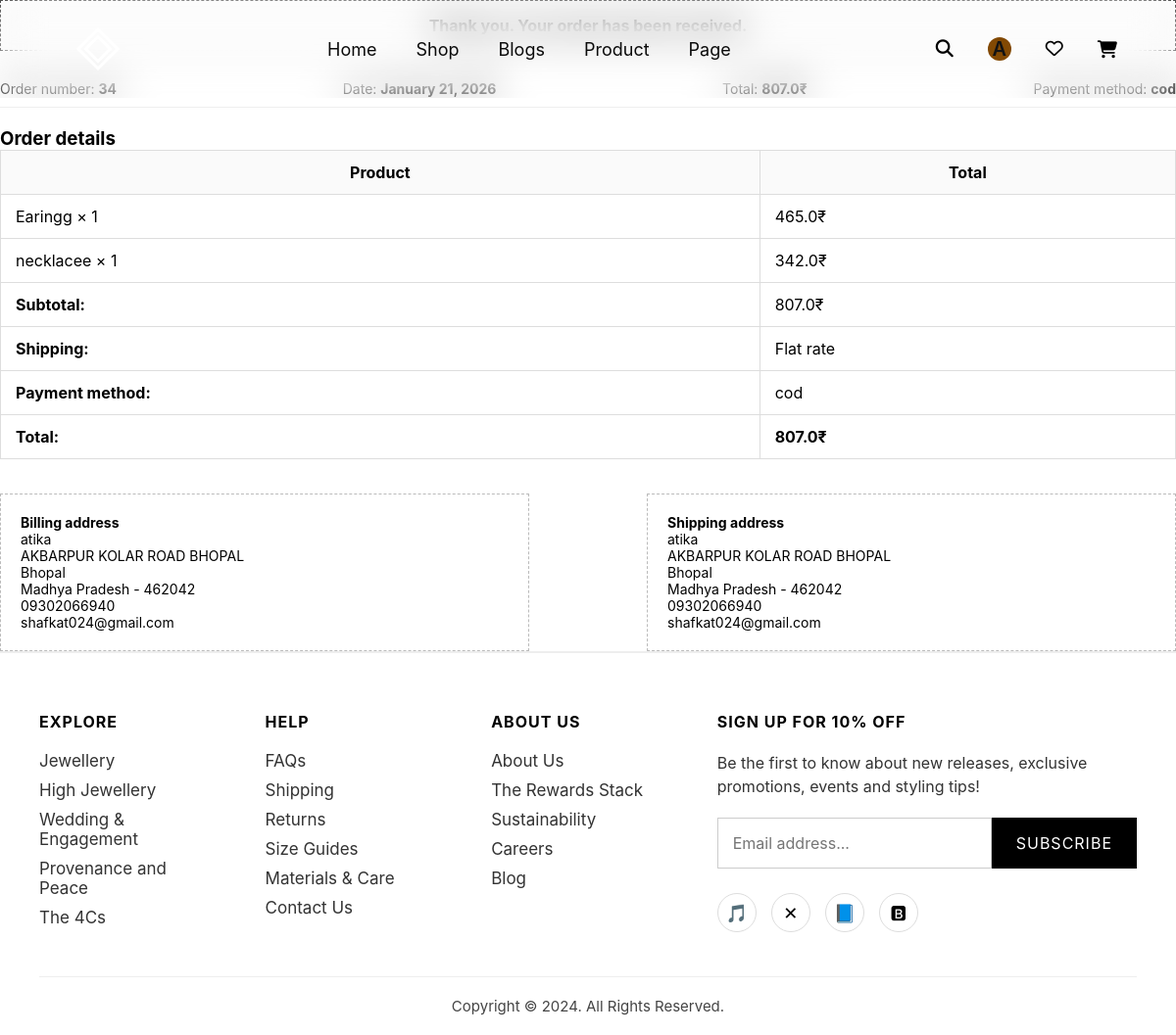
Screenshot of /order-success/34/ (signed in) with the database file from the repository.
### app/models.py (models this page shows, shortened)
class Order(models.Model):
    PAYMENT_CHOICES = (
        ("cod", "Cash on Delivery"),
        ("razorpay", "Razorpay"),
        ("paypal", "PayPal"),
    )
    STATUS_CHOICES = (
        ("pending", "Pending"),
        ("processing", "Processing"),
        ("shipped", "Shipped"),
        ("delivered", "Delivered"),
        ("cancelled", "Cancelled"),
    )
    user = models.ForeignKey(User, on_delete=models.SET_NULL, null=True, blank=True)
    full_name = models.CharField(max_length=200)
    email = models.EmailField()
    phone = models.CharField(max_length=20)
    address = models.TextField()
    city = models.CharField(max_length=100)
    state = models.CharField(max_length=100)
    pincode = models.CharField(max_length=10)
    notes = models.TextField(blank=True, null=True)
    payment_method = models.CharField(
        max_length=50,
        choices=PAYMENT_CHOICES,
        default="cod"
    )
    total_amount = models.FloatField()
    status = models.CharField(
        max_length=20,
        choices=STATUS_CHOICES,
        default="pending"
    )
    created_at = models.DateTimeField(auto_now_add=True)

class OrderItem(models.Model):
    order = models.ForeignKey(Order, related_name="items", on_delete=models.CASCADE)
    product_name = models.CharField(max_length=200)
    price = models.FloatField()
    quantity = models.IntegerField()

### app/views.py (the view)
# urls.py: path('order-success/<int:order_id>/', views.order_success, name='order_success'),
def order_success(request, order_id):
    order = Order.objects.get(id=order_id)
    items = OrderItem.objects.filter(order=order)
    return render(request, "order_success.html", {
        "order": order,
        "items": items
    })

### app/templates/order_success.html (shortened to what this page needs)
{% extends "base.html" %}
{% load static %}
{% block content %}
<div class="order-top-box">
    Thank you. Your order has been received.
</div>
<div class="order-info-bar">
    <div>Order number: <strong>{{ order.id }}</strong></div>
    <div>Date: <strong>{{ order.created_at|date:"F d, Y" }}</strong></div>
    <div>Total: <strong>{{ order.total_amount }}₹</strong></div>
    <div>Payment method: <strong>{{ order.payment_method }}</strong></div>
</div>
<h3>Order details</h3>
<table class="order-details-table">
    <tr>
        <th>Product</th>
        <th>Total</th>
    </tr>
    {% for item in items %}
    <tr>
        <td>{{ item.product_name }} × {{ item.quantity }}</td>
        <td>{{ item.price }}₹</td>
    </tr>
    {% endfor %}
    <tr>
        <td><strong>Subtotal:</strong></td>
        <td>{{ order.total_amount }}₹</td>
    </tr>
    <tr>
        <td><strong>Shipping:</strong></td>
        <td>Flat rate</td>
    </tr>
    <tr>
        <td><strong>Payment method:</strong></td>
        <td>{{ order.payment_method }}</td>
    </tr>
    <tr>
        <td><strong>Total:</strong></td>
        <td><strong>{{ order.total_amount }}₹</strong></td>
    </tr>
</table>
<div class="address-row">
    <div class="address-box">
        <h4>Billing address</h4>
        {{ order.full_name }}<br>
        {{ order.address }}<br>
        {{ order.city }}<br>
        {{ order.state }} - {{ order.pincode }}<br>
        {{ order.phone }}<br>
        {{ order.email }}
    </div>
    <div class="address-box">
        <h4>Shipping address</h4>
        {{ order.full_name }}<br>
        {{ order.address }}<br>
        {{ order.city }}<br>
        {{ order.state }} - {{ order.pincode }}<br>
        {{ order.phone }}<br>
        {{ order.email }}
    </div>
</div>
{% endblock %}

### app/templates/base.html (shortened to what this page needs)
{% load static %}
<!DOCTYPE html>
<html lang="en">
<head>
    <link rel="stylesheet" href="{% static 'css/style.css' %}">
    <link rel="stylesheet" href="https://cdnjs.cloudflare.com/ajax/libs/font-awesome/6.5.0/css/all.min.css">
</head>
<body>
<header class="navbar">
<div class="logo">
  <a href="{% url 'home' %}" class="logo-icon">
    <svg width="80" height="50" viewBox="0 0 100 100" fill="none">
      <path d="M50 10 L90 50 L50 90 L10 50 Z"
            stroke="white" stroke-width="6"/>
      <path d="M50 25 L75 50 L50 75 L25 50 Z"
            stroke="white" stroke-width="6"/>
    </svg>
  </a>
</div>
    <nav>
        <ul>
            <li><a href="{% url 'home' %}">Home</a></li>
            <li><a href="{% url 'shop' %}">Shop</a></li>
            <li><a href="{% url 'product' %}">Blogs</a></li>
            <li><a href="{% url 'blog' %}">Product</a></li>
  <div class="menu-dropdown">
    <li><a href="{% url 'page' %}">Page</a></li>
</div>
        </ul>
    </nav>
<div class="icons">
    <span><i class="fa-solid fa-magnifying-glass"></i></span>
<div class="nav-user-area">
    {% if user.is_authenticated %}
        <div class="nav-user-logged" onclick="toggleUserDropdown()">
            <span class="user-avatar">
                {{ user.username|slice:":1"|upper }}
            </span>
        </div>
    {% else %}
        <div class="nav-user-icon" onclick="openUserAuth()">
            <i class="fa fa-user"></i>
        </div>
    {% endif %}
</div>
<span onclick="openWishlist()">
    <i class="fa-regular fa-heart"></i>
</span>
    <span><a href="{% url 'cart' %}"><i class="fa-solid fa-cart-shopping"></i></a></span>
</div>
</header>
{% block content %}
{% endblock %}
 <footer class="footer">
    <div class="footer-container">
        <div class="footer-col">
            <h3>EXPLORE</h3>
            <ul>
                <li>Jewellery</li>
                <li>High Jewellery</li>
                <li>Wedding & Engagement</li>
                <li>Provenance and Peace</li>
                <li>The 4Cs</li>
            </ul>
        </div>
        <div class="footer-col">
            <h3>HELP</h3>
            <ul>
                <li>FAQs</li>
                <li>Shipping</li>
                <li>Returns</li>
                <li>Size Guides</li>
                <li>Materials & Care</li>
                <li>Contact Us</li>
            </ul>
        </div>
        <div class="footer-col">
            <h3>ABOUT US</h3>
            <ul>
                <li>About Us</li>
                <li>The Rewards Stack</li>
                <li>Sustainability</li>
                <li>Careers</li>
                <li>Blog</li>
            </ul>
        </div>
        <div class="footer-col newsletter">
            <h3>SIGN UP FOR 10% OFF</h3>
            <p>Be the first to know about new releases, exclusive promotions, events and styling tips!</p>
            <div class="subscribe-box">
                <input type="email" placeholder="Email address..." />
                <button>SUBSCRIBE</button>
            </div>
            <div class="social-icons">
                <span>🎵</span>
                <span>✕</span>
                <span>📘</span>
                <span>🅱</span>
            </div>
        </div>
    </div>
    <div class="footer-bottom">
        <p>Copyright © 2024. All Rights Reserved.</p>
    </div>
</footer>
</body>
</html>

### app/static/css/style.css (style rules this page uses)
* { margin: 0; padding: 0; box-sizing: border-box; font-family: 'Inter', sans-serif; }
body { width: 100%; overflow-x: hidden; }
.navbar { position: fixed; top: 0; left: 0; width: 100%; padding: 25px 60px; display: flex; justify-content: space-between; align-items: center; z-index: 999; background: rgba(255, 255, 255, 0.062); backdrop-filter: blur(20px); }
.navbar ul { display: flex; list-style: none; gap: 40px; }
.navbar ul li a { text-decoration: none; font-size: 18px; color: rgb(11, 11, 11); }
.logo-icon svg { display: block; }
.navbar .icons span { font-size: 20px; color: rgb(19, 19, 19); margin-left: 15px; }
.footer { padding: 60px 40px 20px; border-top: 2px solid #eee; font-family: sans-serif; }
.footer-container { display: grid; grid-template-columns: repeat(4, 1fr); gap: 60px; }
.footer-col h3 { font-size: 16px; font-weight: 700; margin-bottom: 20px; letter-spacing: 1px; }
.footer-col ul { list-style: none; padding: 0; }
.footer-col ul li { margin: 10px 0; font-size: 17px; color: #333; cursor: pointer; }
.newsletter p { margin-bottom: 20px; line-height: 1.5; color: #333; }
.subscribe-box { display: flex; margin-bottom: 25px; }
.subscribe-box input { flex: 1; padding: 15px; font-size: 16px; border: 1px solid #ccc; }
.subscribe-box button { background: #000; color: #fff; padding: 15px 25px; border: none; cursor: pointer; font-size: 16px; letter-spacing: 1px; }
.social-icons { display: flex; gap: 15px; margin-top: 10px; }
.social-icons span { width: 40px; height: 40px; border: 1px solid #ddd; border-radius: 50%; display: flex; justify-content: center; align-items: center; font-size: 18px; cursor: pointer; }
.footer-bottom { margin-top: 40px; padding-top: 20px; text-align: center; border-top: 1px solid #eee; font-size: 15px; color: #444; }
.nav-user-area { position: relative; }
.nav-user-logged { cursor: pointer; }
.user-avatar { width: 40px; height: 40px; background: #000; color: #fff; border-radius: 50%; display: flex; align-items: center; justify-content: center; font-weight: bold; }
.menu-dropdown { position: relative; display: inline-block; }
.icons { display: flex; align-items: center; justify-content: flex-end; gap: 20px; }
.icons span, .nav-user-area { display: flex; align-items: center; justify-content: center; }
.icons i { font-size: 18px; color: #000; cursor: pointer; }
.user-avatar { width: 24px; height: 24px; background: #824903; color: #110d0d; border-radius: 50%; display: flex; align-items: center; justify-content: center; font-weight: 600; font-size: 80px; }
.fa-cart-shopping { color: #6a2fd8; }

### app/templates/order_success.html (style rules this page uses)
.order-top-box { border: 1px dashed #000; padding: 15px; margin-bottom: 30px; text-align: center; font-weight: bold; }
.order-info-bar { display: flex; justify-content: space-between; margin: 20px 0; border-bottom: 1px solid #eee; padding-bottom: 10px; }
.order-info-bar div { font-size: 14px; }
.order-details-table { width: 100%; border-collapse: collapse; margin-bottom: 30px; }
.order-details-table th, .order-details-table td { border: 1px solid #ddd; padding: 12px 15px; }
.order-details-table th { background: #fafafa; font-weight: bold; }
.address-box { width: 45%; border: 1px dashed #bbb; padding: 20px; font-size: 14px; }
.address-row { display: flex; justify-content: space-between; margin-top: 35px; }

### rows the page displays
Order: id "34", created_at "January 21, 2026", total_amount "807.0", payment_method "cod", full_name "atika", address "AKBARPUR KOLAR ROAD BHOPAL", city "Bhopal", state "Madhya Pradesh", pincode "462042", phone "09302066940", email "shafkat024@gmail.com"
OrderItem: product_name "Earingg", quantity "1", price "465.0"
OrderItem: product_name "necklacee", quantity "1", price "342.0"

### other values shown
{{ user.username|slice:":1"|upper }} "A"
